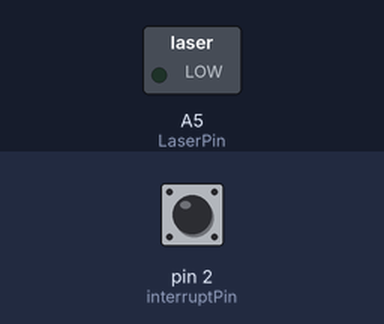
A sketch run on a simulated Arduino Uno, built with avr-gcc and run on an emulated ATmega328P. On the bench: switched loads named in the sketch (green lamp = pin HIGH). The test bench sets the inputs (shaded band); at power-on: pin 2 (interruptPin) HIGH.

Above: at 1.2 s.
1.3 s: pin 2 (interruptPin) pulled LOW for 0.15 s
At 1.37 s:
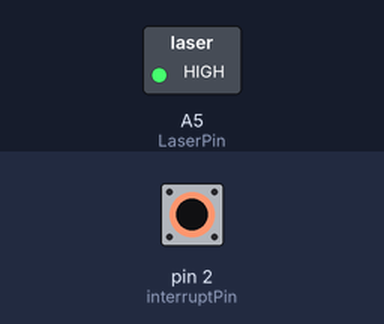
2.9 s: pin 2 (interruptPin) pulled LOW for 3.2 s
At 6.4 s:
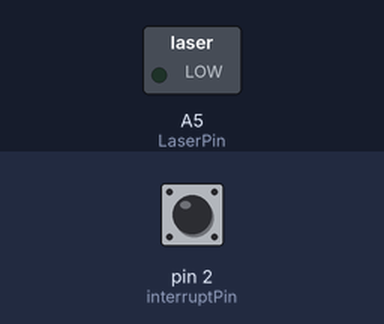
Timing chart, 0 to 7.9 s (numbered marks = the images above; inputs shaded):
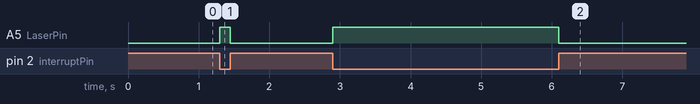

Measured:
- after the input at 1.3 s, A5 (LaserPin): LOW → HIGH at once, → LOW 0.15 s later
- after the input at 2.9 s, A5 (LaserPin): LOW → HIGH at once, → LOW 3.2 s later

The sketch:

Interrupt_Example2.ino
```cpp
const byte LaserPin = A5;
const byte interruptPin = 2;
volatile byte state = LOW;

void setup() {
  pinMode(LaserPin, OUTPUT);
  pinMode(interruptPin, INPUT_PULLUP);
  attachInterrupt(digitalPinToInterrupt(interruptPin), blink, CHANGE);
}

void loop() {
  digitalWrite(LaserPin, state);
}
// Interrupt Service Routine (ISR)
void blink() {
  state = !state;
}
```
